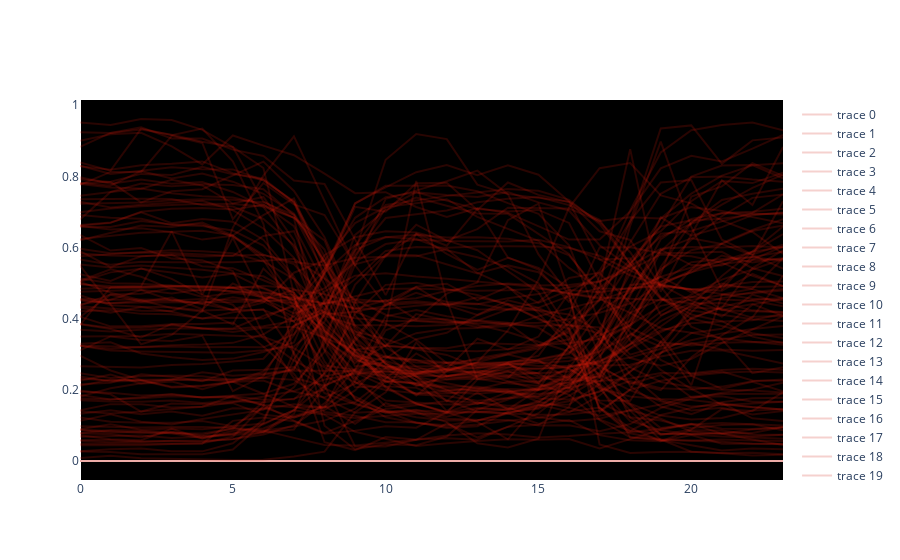

Notebook cell for this chart:
### Code cell
fig = go.Figure()
fig.layout.plot_bgcolor = 'black'
fig.update_xaxes(showgrid=False)
fig.update_yaxes(showgrid=False)
for i in range(120,220):
    fig.add_trace(go.Scatter(x = list(range(0,24)), 
                             y = data.filter(regex = '^_').iloc[i],
                            line = dict(color='rgba(204, 27, 14,.2)'))
                             )
    
fig.show()
